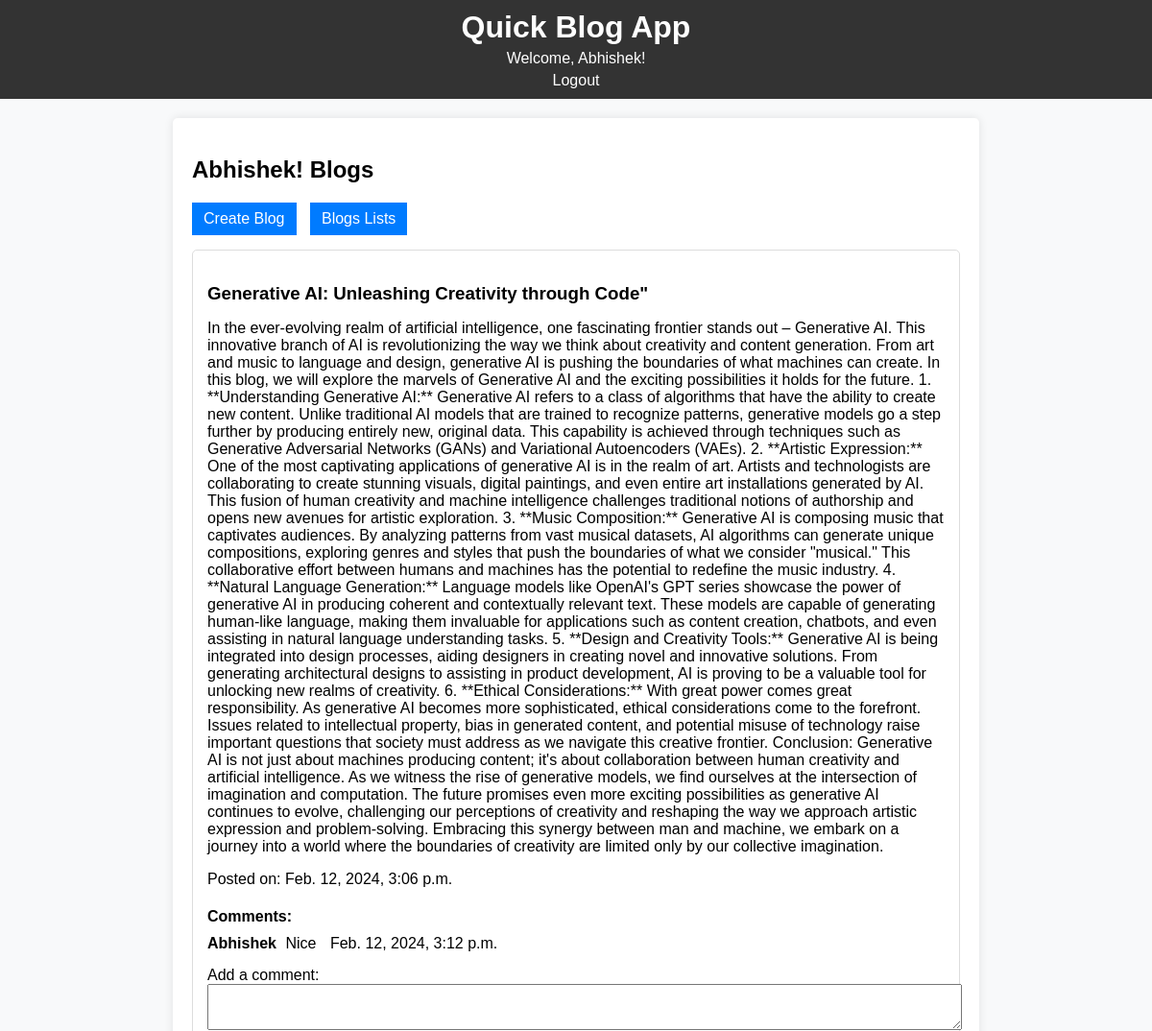
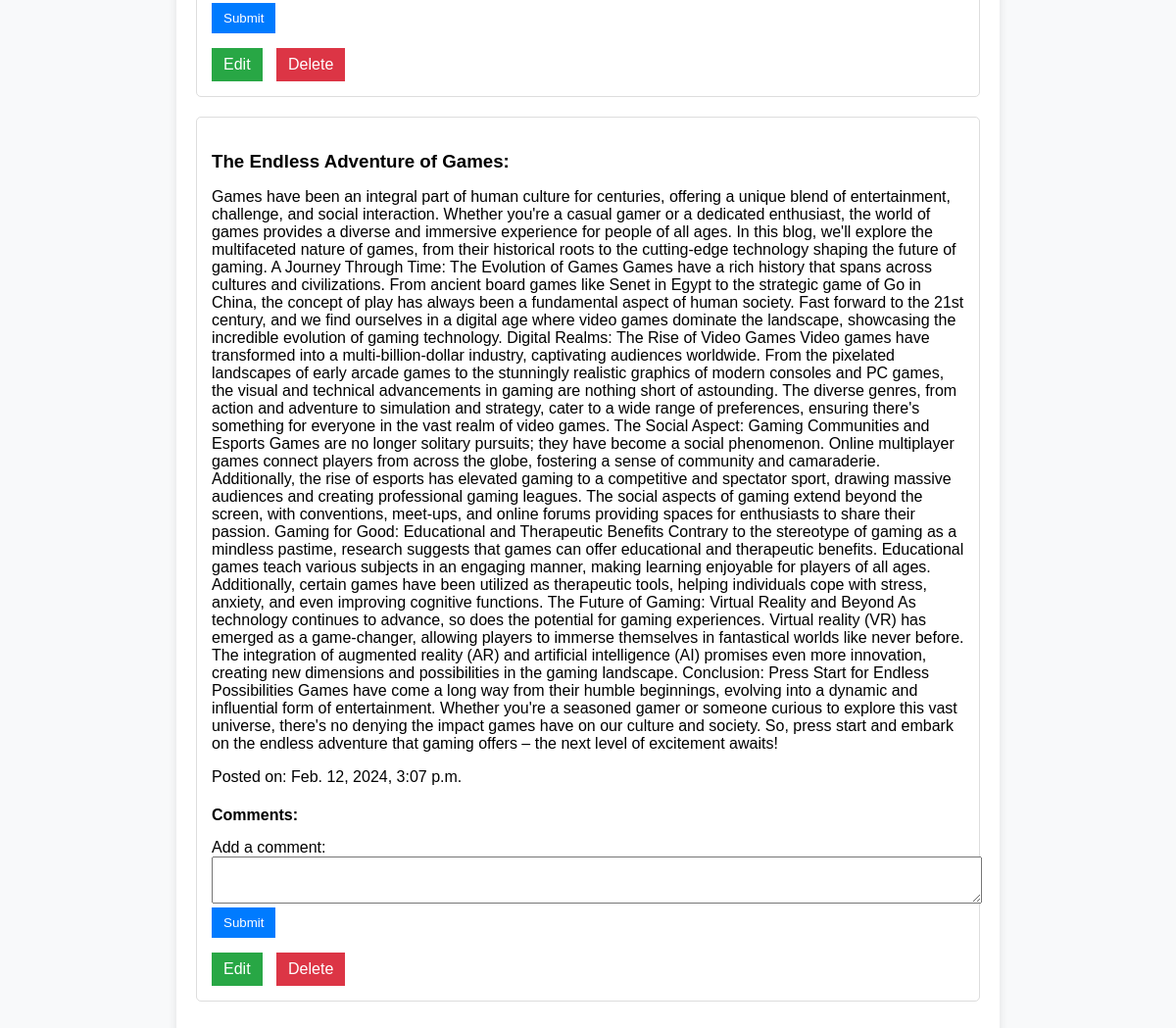
The app's page / (signed in) with its own data (2 pictures, top to bottom).
### blog/models.py (models this page shows, shortened)
class Blog(models.Model):
    title = models.CharField(max_length=255)
    content = models.TextField()
    author = models.ForeignKey(User, on_delete=models.CASCADE)
    created_at = models.DateTimeField(auto_now_add=True)
    updated_at = models.DateTimeField(auto_now=True)

class Comment(models.Model):
    user = models.ForeignKey(User, on_delete=models.CASCADE)
    blog = models.ForeignKey(Blog, on_delete=models.CASCADE, related_name='comments')
    content = models.TextField()
    created_at = models.DateTimeField(auto_now_add=True)
    updated_at = models.DateTimeField(auto_now=True)
    timestamp = models.DateTimeField(auto_now_add=True)

### blog/views.py (the view)
# urls.py: path('', home, name='home'),
@login_required
def home(request):
    user_blogs = Blog.objects.filter(author=request.user)
    return render(request, 'blog/home.html', {'blogs': user_blogs})

### blog/templates/blog/home.html (shortened to what this page needs)
{% extends 'base.html' %}
{% block content %}
  <div style="max-width: 800px; margin: 0 auto;">
    <h2>{{ user.username }}! Blogs</h2>
    <a href="{% url 'create_blog' %}" style="display: inline-block; margin-bottom: 15px; padding: 8px 12px; background-color: #007BFF; color: #fff; text-decoration: none;">Create Blog</a>
    <a href="{% url 'blog_list' %}" style="display: inline-block; margin-bottom: 15px; padding: 8px 12px; background-color: #007BFF; color: #fff; text-decoration: none;">Blogs Lists</a>
    {% for blog in blogs %}
      <div style="border: 1px solid #ddd; padding: 15px; margin-bottom: 20px; border-radius: 5px;">
        <h3 style="margin-bottom: 10px;">{{ blog.title }}</h3>
        <p style="margin-bottom: 10px;">{{ blog.content }}</p>
        <p style="margin-bottom: 10px;">Posted on: {{ blog.created_at }}</p>
        <div style="margin-bottom: 15px;">
          <h4 style="margin-bottom: 10px;">Comments:</h4>
          {% for comment in blog.comments.all %}
            <div style="margin-bottom: 8px;">
              <span style="font-weight: bold; margin-right: 5px;">{{ comment.user.username }}</span>
              <span>{{ comment.content }}</span>
              <span style="margin-left: 10px;">{{ comment.created_at }}</span>
            </div>
          {% endfor %}
          <form method="post" action="{% url 'add_comment' blog_id=blog.id %}" style="margin-top: 15px;">
            <label for="comment_text" style="margin-bottom: 5px;">Add a comment:</label>
            <textarea name="content" id="comment_text" style="width: 100%; padding: 8px;" required></textarea>
            <button type="submit" style="background-color: #007BFF; color: #fff; padding: 8px 12px; border: none; cursor: pointer;">Submit</button>
          </form>
        </div>
        <div style="display: inline-block;">
          <a href="{% url 'edit_blog' blog.id %}" style="display: inline-block; margin-right: 10px; padding: 8px 12px; text-decoration: none; color: #fff; background-color: #28a745;">Edit</a>
          <a href="{% url 'delete_blog' blog.id %}" style="display: inline-block; padding: 8px 12px; text-decoration: none; color: #fff; background-color: #dc3545;">Delete</a>
        </div>
      </div>
    {% endfor %}
  </div>
{% endblock %}

### blog/templates/base.html (shortened to what this page needs)
<!DOCTYPE html>
<html lang="en">
<head>
    <link rel="stylesheet" href='css/styles.css'>
</head>
<body>
    <header>
        <h1>Quick Blog App</h1>
        {% if user.is_authenticated %}
            <p>Welcome, {{ user.username }}!</p>
            <a href="{% url 'logout' %}">Logout</a>
        {% else %}
            <a href="{% url 'login' %}">Login</a>
            <a href="{% url 'signup' %}">Sign Up</a>
        {% endif %}
    </header>
    <main>
        {% block content %}{% endblock %}
    </main>
</body>
</html>

### blog/static/css/styles.css (style rules this page uses)
body { font-family: Arial, sans-serif; }
header { background-color: #333; color: white; padding: 10px; text-align: center; }
main { max-width: 800px; margin: 20px auto; }
form { margin-top: 20px; }
button { background-color: #333; color: white; padding: 5px 10px; cursor: pointer; }
a { color: #333; margin-right: 10px; }

### blog/templates/base.html (style rules this page uses)
body { font-family: 'Arial', sans-serif; margin: 0; padding: 0; background-color: #f8f9fa; }
header { background-color: #007BFF; color: #fff; padding: 10px; text-align: center; }
header h1 { margin: 0; }
header p { margin: 5px 0; }
header a { color: #fff; text-decoration: none; margin-left: 10px; }
main { max-width: 800px; margin: 20px auto; padding: 20px; background-color: #fff; border-radius: 5px; box-shadow: 0 0 10px rgba(0, 0, 0, 0.1); }

### records on screen
Blog: title "Generative AI: Unleashing Creativity through Code\"", content "In the ever-evolving realm of artificial intelligence, one fascinating frontier stands out – Generative AI. This innovative branch of AI is revolutionizing the way we think about creativity and content generation. From art and music to language and design, generative AI is pushing the boundaries of what machines can create. In this blog, we will explore the marvels of Generative AI and the exciting possibilities it holds for the future. 1. **Understanding Generative AI:** Generative AI refers to a class of algorithms that have the ability to create new content. Unlike traditional AI models that are trained to recognize patterns, generative models go a step further by producing entirely new,…", created_at "Feb. 12, 2024, 3:06 p.m."
Comment: user.username "Abhishek", content "Nice", created_at "Feb. 12, 2024, 3:12 p.m."
Blog: title "The Endless Adventure of Games:", content "Games have been an integral part of human culture for centuries, offering a unique blend of entertainment, challenge, and social interaction. Whether you're a casual gamer or a dedicated enthusiast, the world of games provides a diverse and immersive experience for people of all ages. In this blog, we'll explore the multifaceted nature of games, from their historical roots to the cutting-edge technology shaping the future of gaming. A Journey Through Time: The Evolution of Games Games have a rich history that spans across cultures and civilizations. From ancient board games like Senet in Egypt to the strategic game of Go in China, the concept of play has always been a fundamental aspect of…", created_at "Feb. 12, 2024, 3:07 p.m."

### other values on screen
{{ user.username }} "Abhishek"
